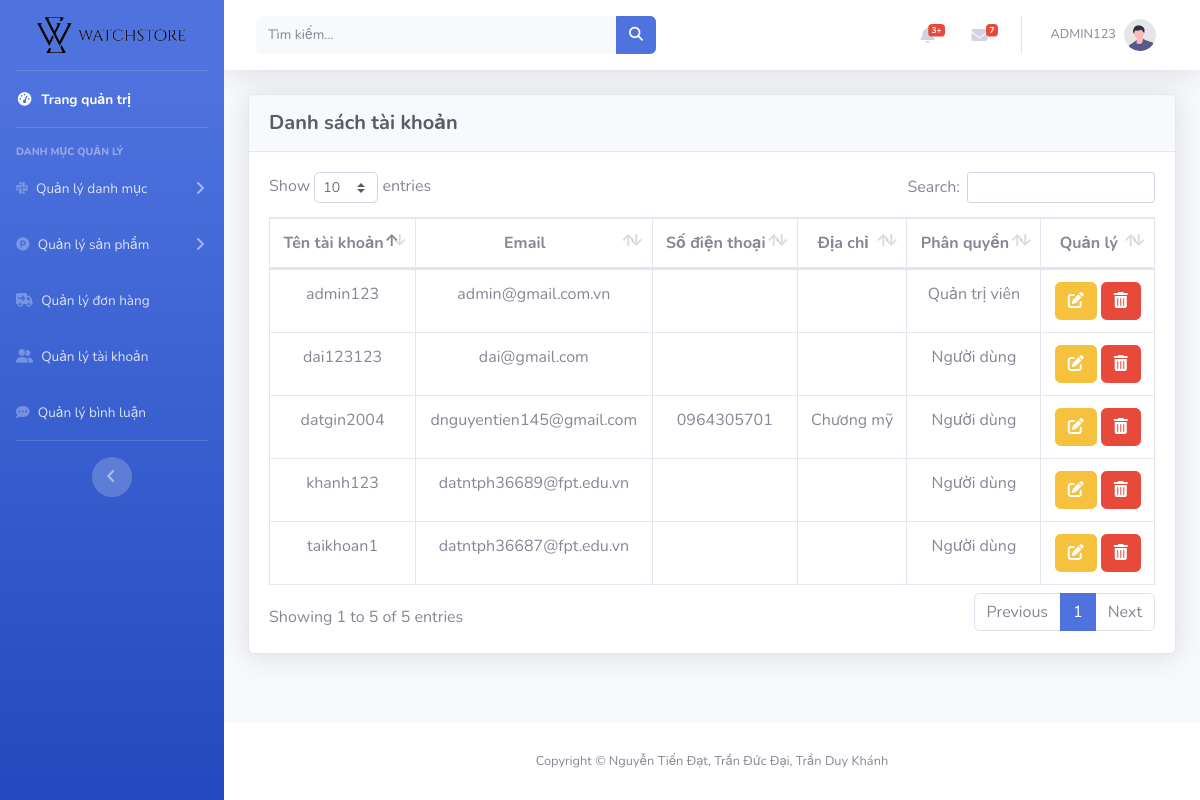
/admin/index.php?act=list_tk (signed in), run on the app's committed database.
### tables this page shows
CREATE TABLE `taikhoan` (
  `id` int(11) NOT NULL,
  `user` varchar(50) NOT NULL,
  `pass` varchar(50) NOT NULL,
  `email` varchar(225) NOT NULL,
  `tel` varchar(255) DEFAULT NULL,
  `address` varchar(255) DEFAULT NULL,
  `role` int(11) NOT NULL,
  `checkname` int(11) NOT NULL
);

### model/pdo.php (called while the page is built, shortened)
<?php
function pdo_get_connection()
{
    $servername = "localhost";
    $username = "root";
    $password = "";
    try {
        $conn = new PDO("mysql:host=$servername;dbname=duan1", $username, $password);
        $conn->setAttribute(PDO::ATTR_ERRMODE, PDO::ERRMODE_EXCEPTION);
        return $conn;
    } catch (PDOException $e) {
        echo "Connection failed: " . $e->getMessage();
    }
}
function pdo_query($sql)
{
    $conn = pdo_get_connection();
    $sql = $conn->prepare($sql);
    $sql->execute();
    $kq = $sql->fetchAll(PDO::FETCH_ASSOC);
    return $kq;
}
?>

### model/taikhoan.php (called while the page is built, shortened)
<?php
function loadall_taikhoan($key = "", $idtk = 0)
{
    $sql = "SELECT * FROM taikhoan";
    $sql .= " ORDER BY id desc";
    return pdo_query($sql);
}

### admin/taikhoan/list_tk.php (the view)
<div class="container-fluid">
    <div class="card shadow mb-4">
        <div class="card-header py-3">
            <h6 class="m-0 h5 text-dark font-weight-bold">Danh sách tài khoản</h6>
        </div>
        <div class="card-body">
            <div class="table-responsive">
                <table class="table table-bordered text-center" id="dataTable" width="100%" cellspacing="0">
                    <thead>
                        <tr>
                            <th class="fw-bold text-secondary">Tên tài khoản</th>
                            <th class="fw-bold text-secondary">Email</th>
                            <th class="fw-bold text-secondary">Số điện thoại</th>
                            <th class="fw-bold text-secondary">Địa chỉ</th>
                            <th class="fw-bold text-secondary">Phân quyền</th>
                            <th class="fw-bold text-secondary">Quản lý</th>
                        </tr>
                    </thead>
                    <tbody>
                        <?php foreach ($list_tk as $value) {?>
                        <tr>
                            <td><?= $value['user']?></td>
                            <td><?= $value['email']?></td>
                            <td><?= $value['tel']?></td>
                            <td><?= $value['address']?></td>
                            <td>
                                <?php
                                    if($value['role'] == 0){
                                        echo "Người dùng";
                                    }else if($value['role'] == 1){
                                        echo "Quản trị viên";
                                    }
                                ?>
                            </td>
                            <td>
                                <a type="button" class="btn btn-warning" href="?act=update_tk&id=<?= $value['id']?>"><i class="fa-solid fa-pen-to-square"></i></a>
                                <a type="button" class="btn btn-danger" href="?act=delete_tk&id=<?= $value['id']?>"><i class="fa-solid fa-trash-can"></i></a>
                            </td>
                        </tr>
                        <?php }?>
                    </tbody>
                </table>
            </div>
        </div>
    </div>
</div>
</div>

### data on the page
taikhoan: user "taikhoan1", email "datntph36687@fpt.edu.vn", role "Người dùng"
taikhoan: user "khanh123", email "datntph36689@fpt.edu.vn", role "Người dùng"
taikhoan: user "datgin2004", email "dnguyentien145@gmail.com", tel "0964305701", address "Chương mỹ", role "Người dùng"
taikhoan: user "dai123123", email "dai@gmail.com", role "Người dùng"
taikhoan: user "admin123", email "admin@gmail.com.vn", role "Quản trị viên"

### other printed values
$_SESSION['user'] "ADMIN123"
